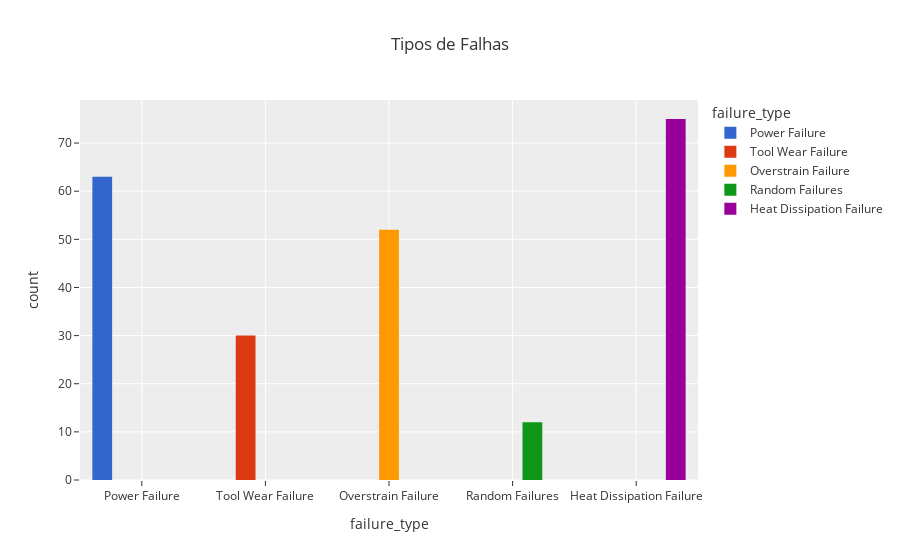

The notebook cell saved with this chart:
### Markdown cell above
**Atributos com uma alta correlação positiva:**
    - Process_temperature_k - air_temperature_k = 0.88
    
**Atributos com correlação negativa:**
    - torque_nm	 - rotational_speed_rmp

### Code cell
fig = px.histogram(df.query("failure_type!= 'No Failure'"), x="failure_type", color='failure_type',barmode="group", template='ggplot2', color_discrete_sequence=px.colors.qualitative.G10, title="Tipos de Falhas")
fig.show()

### Figure 1 — Plotly figure (JSON) as saved in the notebook; plotly's stock layout.template omitted (floating-point values rounded to 4 significant figures)
{"data": [{"alignmentgroup": "True", "bingroup": "x", "hovertemplate": "failure_type=%{x}<br>count=%{y}<extra></extra>", "legendgroup": "Power Failure", "marker": {"color": "#3366CC", "pattern": {"shape": ""}}, "name": "Power Failure", "offsetgroup": "Power Failure", "orientation": "v", "showlegend": true, "type": "histogram", "x": ["Power Failure", "Power Failure", "Power Failure", "Power Failure", "Power Failure", "Power Failure", "Power Failure", "Power Failure", "Power Failure", "Power Failure", "Power Failure", "Power Failure", "Power Failure", "Power Failure", "Power Failure", "Power Failure", "Power Failure", "Power Failure", "Power Failure", "Power Failure", "Power Failure", "Power Failure", "Power Failure", "Power Failure", "Power Failure", "Power Failure", "Power Failure", "Power Failure", "Power Failure", "Power Failure", "Power Failure", "Power Failure", "Power Failure", "Power Failure", "Power Failure", "Power Failure", "Power Failure", "Power Failure", "Power Failure", "Power Failure", "Power Failure", "Power Failure", "Power Failure", "Power Failure", "Power Failure", "Power Failure", "Power Failure", "Power Failure", "Power Failure", "Power Failure", "Power Failure", "Power Failure", "Power Failure", "Power Failure", "Power Failure", "Power Failure", "Power Failure", "Power Failure", "Power Failure", "Power Failure", "Power Failure", "Power Failure", "Power Failure"], "xaxis": "x", "yaxis": "y"}, {"alignmentgroup": "True", "bingroup": "x", "hovertemplate": "failure_type=%{x}<br>count=%{y}<extra></extra>", "legendgroup": "Tool Wear Failure", "marker": {"color": "#DC3912", "pattern": {"shape": ""}}, "name": "Tool Wear Failure", "offsetgroup": "Tool Wear Failure", "orientation": "v", "showlegend": true, "type": "histogram", "x": ["Tool Wear Failure", "Tool Wear Failure", "Tool Wear Failure", "Tool Wear Failure", "Tool Wear Failure", "Tool Wear Failure", "Tool Wear Failure", "Tool Wear Failure", "Tool Wear Failure", "Tool Wear Failure", "Tool Wear Failure", "Tool Wear Failure", "Tool Wear Failure", "Tool Wear Failure", "Tool Wear Failure", "Tool Wear Failure", "Tool Wear Failure", "Tool Wear Failure", "Tool Wear Failure", "Tool Wear Failure", "Tool Wear Failure", "Tool Wear Failure", "Tool Wear Failure", "Tool Wear Failure", "Tool Wear Failure", "Tool Wear Failure", "Tool Wear Failure", "Tool Wear Failure", "Tool Wear Failure", "Tool Wear Failure"], "xaxis": "x", "yaxis": "y"}, {"alignmentgroup": "True", "bingroup": "x", "hovertemplate": "failure_type=%{x}<br>count=%{y}<extra></extra>", "legendgroup": "Overstrain Failure", "marker": {"color": "#FF9900", "pattern": {"shape": ""}}, "name": "Overstrain Failure", "offsetgroup": "Overstrain Failure", "orientation": "v", "showlegend": true, "type": "histogram", "x": ["Overstrain Failure", "Overstrain Failure", "Overstrain Failure", "Overstrain Failure", "Overstrain Failure", "Overstrain Failure", "Overstrain Failure", "Overstrain Failure", "Overstrain Failure", "Overstrain Failure", "Overstrain Failure", "Overstrain Failure", "Overstrain Failure", "Overstrain Failure", "Overstrain Failure", "Overstrain Failure", "Overstrain Failure", "Overstrain Failure", "Overstrain Failure", "Overstrain Failure", "Overstrain Failure", "Overstrain Failure", "Overstrain Failure", "Overstrain Failure", "Overstrain Failure", "Overstrain Failure", "Overstrain Failure", "Overstrain Failure", "Overstrain Failure", "Overstrain Failure", "Overstrain Failure", "Overstrain Failure", "Overstrain Failure", "Overstrain Failure", "Overstrain Failure", "Overstrain Failure", "Overstrain Failure", "Overstrain Failure", "Overstrain Failure", "Overstrain Failure", "Overstrain Failure", "Overstrain Failure", "Overstrain Failure", "Overstrain Failure", "Overstrain Failure", "Overstrain Failure", "Overstrain Failure", "Overstrain Failure", "Overstrain Failure", "Overstrain Failure", "Overstrain Failure", "Overstrain Failure"], "xaxis": "x", "yaxis": "y"}, {"alignmentgroup": "True", "bingroup": "x", "hovertemplate": "failure_type=%{x}<br>count=%{y}<extra></extra>", "legendgroup": "Random Failures", "marker": {"color": "#109618", "pattern": {"shape": ""}}, "name": "Random Failures", "offsetgroup": "Random Failures", "orientation": "v", "showlegend": true, "type": "histogram", "x": ["Random Failures", "Random Failures", "Random Failures", "Random Failures", "Random Failures", "Random Failures", "Random Failures", "Random Failures", "Random Failures", "Random Failures", "Random Failures", "Random Failures"], "xaxis": "x", "yaxis": "y"}, {"alignmentgroup": "True", "bingroup": "x", "hovertemplate": "failure_type=%{x}<br>count=%{y}<extra></extra>", "legendgroup": "Heat Dissipation Failure", "marker": {"color": "#990099", "pattern": {"shape": ""}}, "name": "Heat Dissipation Failure", "offsetgroup": "Heat Dissipation Failure", "orientation": "v", "showlegend": true, "type": "histogram", "x": ["Heat Dissipation Failure", "Heat Dissipation Failure", "Heat Dissipation Failure", "Heat Dissipation Failure", "Heat Dissipation Failure", "Heat Dissipation Failure", "Heat Dissipation Failure", "Heat Dissipation Failure", "Heat Dissipation Failure", "Heat Dissipation Failure", "Heat Dissipation Failure", "Heat Dissipation Failure", "Heat Dissipation Failure", "Heat Dissipation Failure", "Heat Dissipation Failure", "Heat Dissipation Failure", "Heat Dissipation Failure", "Heat Dissipation Failure", "Heat Dissipation Failure", "Heat Dissipation Failure", "Heat Dissipation Failure", "Heat Dissipation Failure", "Heat Dissipation Failure", "Heat Dissipation Failure", "Heat Dissipation Failure", "Heat Dissipation Failure", "Heat Dissipation Failure", "Heat Dissipation Failure", "Heat Dissipation Failure", "Heat Dissipation Failure", "Heat Dissipation Failure", "Heat Dissipation Failure", "Heat Dissipation Failure", "Heat Dissipation Failure", "Heat Dissipation Failure", "Heat Dissipation Failure", "Heat Dissipation Failure", "Heat Dissipation Failure", "Heat Dissipation Failure", "Heat Dissipation Failure", "Heat Dissipation Failure", "Heat Dissipation Failure", "Heat Dissipation Failure", "Heat Dissipation Failure", "Heat Dissipation Failure", "Heat Dissipation Failure", "Heat Dissipation Failure", "Heat Dissipation Failure", "Heat Dissipation Failure", "Heat Dissipation Failure", "Heat Dissipation Failure", "Heat Dissipation Failure", "Heat Dissipation Failure", "Heat Dissipation Failure", "Heat Dissipation Failure", "Heat Dissipation Failure", "Heat Dissipation Failure", "Heat Dissipation Failure", "Heat Dissipation Failure", "Heat Dissipation Failure", "Heat Dissipation Failure", "Heat Dissipation Failure", "Heat Dissipation Failure", "Heat Dissipation Failure", "Heat Dissipation Failure", "Heat Dissipation Failure", "Heat Dissipation Failure", "Heat Dissipation Failure", "Heat Dissipation Failure", "Heat Dissipation Failure", "Heat Dissipation Failure", "Heat Dissipation Failure", "Heat Dissipation Failure", "Heat Dissipation Failure", "Heat Dissipation Failure"], "xaxis": "x", "yaxis": "y"}], "layout": {"barmode": "group", "legend": {"title": {"text": "failure_type"}, "tracegroupgap": 0}, "title": {"text": "Tipos de Falhas"}, "xaxis": {"anchor": "y", "categoryarray": ["Power Failure", "Tool Wear Failure", "Overstrain Failure", "Random Failures", "Heat Dissipation Failure"], "categoryorder": "array", "domain": [0, 1], "title": {"text": "failure_type"}}, "yaxis": {"anchor": "x", "domain": [0, 1], "title": {"text": "count"}}}}
